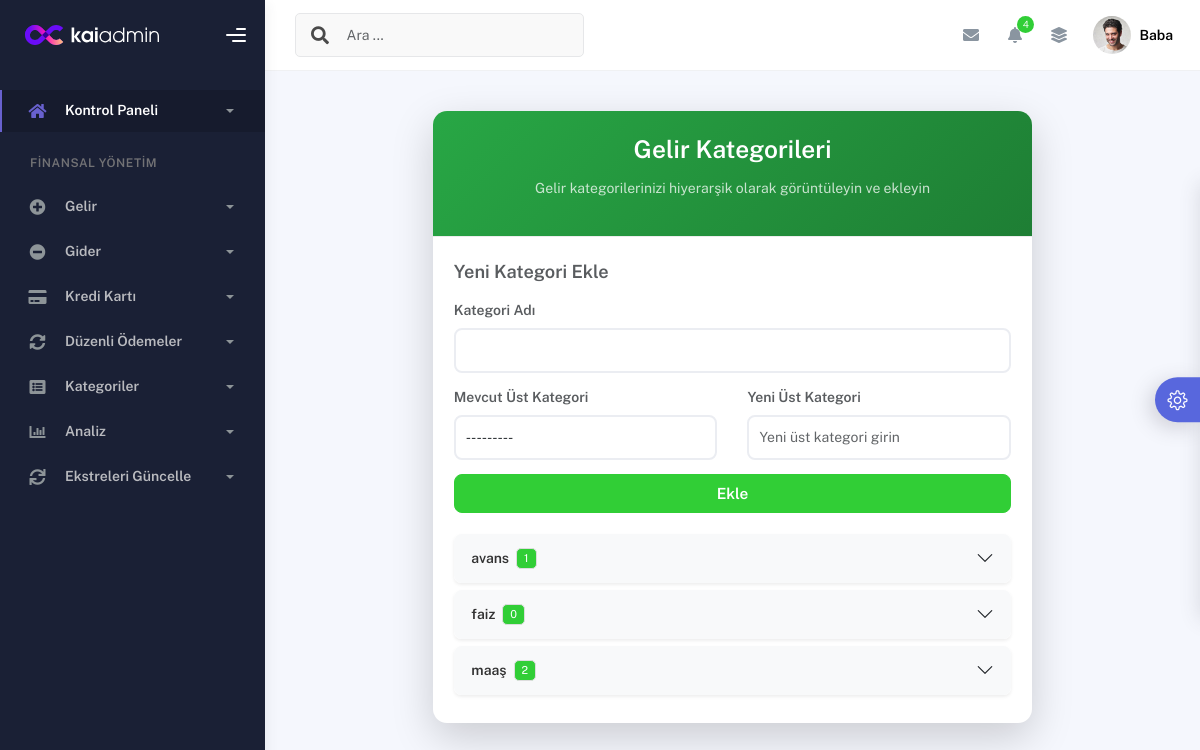
Page /gelir-kategori-listesi/ (signed in) on the committed database.
### finans/models.py (models this page shows)
class GelirKategori(models.Model):
    isim = models.CharField(max_length=100)
    üst_kategori = models.ForeignKey('self', null=True, blank=True, on_delete=models.CASCADE)
    def __str__(self):
        return self.isim

### finans/views.py (the view)
# urls.py: path('gelir-kategori-listesi/', views.gelir_kategori_listesi, name='gelir_kategori_listesi'),  # Yeni rota
@login_required
def gelir_kategori_listesi(request):
    if request.method == 'POST':
        form = GelirKategoriForm(request.POST)
        if form.is_valid():
            form.save()
            messages.success(request, 'Gelir kategorisi başarıyla eklendi!')
            return redirect('finans:gelir_kategori_listesi')
    else:
        form = GelirKategoriForm()
    ust_kategoriler = GelirKategori.objects.filter(üst_kategori__isnull=True).order_by('isim')
    kategori_hiyerarsi = {ust: GelirKategori.objects.filter(üst_kategori=ust).order_by('isim') for ust in ust_kategoriler}
    context = {
        'kategori_hiyerarsi': kategori_hiyerarsi,
        'form': form,
    }
    return render(request, 'finans/gelir_kategori_listesi.html', context)

### finans/forms.py (shortened to what this page needs)
class GelirKategoriForm(forms.ModelForm):
    üst_kategori_adı = forms.CharField(
        max_length=100,
        required=False,
        label="Yeni Üst Kategori Adı (İsteğe Bağlı)",
        widget=forms.TextInput(attrs={'class': 'form-control', 'placeholder': 'Yeni üst kategori girin'}),
    )
    class Meta:
        model = GelirKategori
        fields = ['isim', 'üst_kategori']
        widgets = {
            'isim': forms.TextInput(attrs={'class': 'form-control'}),
            'üst_kategori': forms.Select(attrs={'class': 'form-control'}),
        }

### templates/finans/gelir_kategori_listesi.html (shortened to what this page needs)
{% extends "finans/ana.html" %}
{% load static %}
{% block content %}
<div class="container my-5">
    <div class="row justify-content-center">
        <div class="col-12 col-md-10 col-lg-8">
            <div class="card shadow-lg border-0 rounded-4">
                <div class="card-header bg-gradient-success text-white text-center py-4 rounded-top-4">
                    <h2 class="mb-0 fs-3 fw-bold">Gelir Kategorileri</h2>
                    <p class="mt-2 fs-6 opacity-75">Gelir kategorilerinizi hiyerarşik olarak görüntüleyin ve ekleyin</p>
                </div>
                <div class="card-body p-4">
                    <div class="mb-4">
                        <h5 class="fw-semibold text-muted mb-3">Yeni Kategori Ekle</h5>
                        <form method="POST" class="needs-validation" novalidate>
                            <div class="row g-3">
                                <div class="col-12">
                                    <label for="id_isim" class="form-label fw-semibold text-muted">Kategori Adı</label>
                                    {{ form.isim }}
                                </div>
                                <div class="col-md-6">
                                    <label for="id_üst_kategori" class="form-label fw-semibold text-muted">Mevcut Üst Kategori</label>
                                    {{ form.üst_kategori }}
                                </div>
                                <div class="col-md-6">
                                    <label for="id_üst_kategori_adı" class="form-label fw-semibold text-muted">Yeni Üst Kategori</label>
                                    {{ form.üst_kategori_adı }}
                                </div>
                                <div class="col-12">
                                    <button type="submit" class="btn btn-success w-100 py-2 fw-semibold">Ekle</button>
                                </div>
                            </div>
                        </form>
                    </div>
                    {% if kategori_hiyerarsi %}
                        <div class="accordion" id="gelirKategoriAccordion">
                            {% for ust_kategori, alt_kategoriler in kategori_hiyerarsi.items %}
                                <div class="accordion-item border-0 mb-2 rounded-3 shadow-sm">
                                    <h2 class="accordion-header" id="heading_{{ ust_kategori.id }}">
                                        <button class="accordion-button collapsed fw-semibold" type="button" data-bs-toggle="collapse" data-bs-target="#collapse_{{ ust_kategori.id }}" aria-expanded="false" aria-controls="collapse_{{ ust_kategori.id }}">
                                            {{ ust_kategori.isim }}
                                            <span class="badge bg-success ms-2">{{ alt_kategoriler.count }}</span>
                                        </button>
                                    </h2>
                                </div>
                            {% endfor %}
                        </div>
                    {% else %}
                        <div class="alert alert-warning text-center">
                            Henüz gelir kategorisi eklenmemiş.
                        </div>
                    {% endif %}
                </div>
            </div>
        </div>
    </div>
</div>
{% endblock %}

### templates/finans/ana.html (shortened to what this page needs)
{% load static %}
<!DOCTYPE html>
<html lang="tr">
  <head>
    <link rel="stylesheet" href="{% static 'css/bootstrap.min.css' %}" />
    <link rel="stylesheet" href="{% static 'css/plugins.min.css' %}" />
    <link rel="stylesheet" href="{% static 'css/kaiadmin.min.css' %}" />
    <link rel="stylesheet" href="{% static 'css/demo.css' %}" />
  </head>
  <body>
    <div class="wrapper">
      <div class="sidebar" data-background-color="dark">
        <div class="sidebar-logo">
          <div class="logo-header" data-background-color="dark">
            <a href="#" class="logo">
              <img
                src="{% static 'img/kaiadmin/logo_light.svg' %}"
                alt="navbar markası"
                class="navbar-brand"
                height="20"
              />
            </a>
            <div class="nav-toggle">
              <button class="btn btn-toggle toggle-sidebar">
                <i class="gg-menu-right"></i>
              </button>
            </div>
          </div>
        </div>
        <div class="sidebar-wrapper scrollbar scrollbar-inner">
          <div class="sidebar-content">
            <ul class="nav nav-secondary">
              <li class="nav-item active">
                <a data-bs-toggle="collapse" href="#kontrol-paneli" class="collapsed" aria-expanded="false">
                  <i class="fas fa-home"></i>
                  <p>Kontrol Paneli</p>
                  <span class="caret"></span>
                </a>
              </li>
              <li class="nav-section">
                <h4 class="text-section">Finansal Yönetim</h4>
              </li>
              <li class="nav-item">
                <a data-bs-toggle="collapse" href="#gelir">
                  <i class="fas fa-plus-circle"></i>
                  <p>Gelir</p>
                  <span class="caret"></span>
                </a>
              </li>
              <li class="nav-item">
                <a data-bs-toggle="collapse" href="#gider">
                  <i class="fas fa-minus-circle"></i>
                  <p>Gider</p>
                  <span class="caret"></span>
                </a>
              </li>
              <li class="nav-item">
                <a data-bs-toggle="collapse" href="#kredi-karti">
                  <i class="fas fa-credit-card"></i>
                  <p>Kredi Kartı</p>
                  <span class="caret"></span>
                </a>
              </li>
              <li class="nav-item">
                <a data-bs-toggle="collapse" href="#duzenli-odeme">
                  <i class="fas fa-sync-alt"></i>
                  <p>Düzenli Ödemeler</p>
                  <span class="caret"></span>
                </a>
              </li>
              <li class="nav-item">
                <a data-bs-toggle="collapse" href="#kategoriler">
                  <i class="fas fa-list-alt"></i>
                  <p>Kategoriler</p>
                  <span class="caret"></span>
                </a>
              </li>
              <li class="nav-item">
                <a data-bs-toggle="collapse" href="#analiz">
                  <i class="fas fa-chart-bar"></i>
                  <p>Analiz</p>
                  <span class="caret"></span>
                </a>
              </li>
              <li class="nav-item">
                <a data-bs-toggle="collapse" href="#ekstre-guncelle">
                  <i class="fas fa-sync"></i>
                  <p>Ekstreleri Güncelle</p>
                  <span class="caret"></span>
                </a>
              </li>
            </ul>
          </div>
        </div>
      </div>
      <div class="main-panel">
        <div class="main-header">
          <nav
            class="navbar navbar-header navbar-header-transparent navbar-expand-lg border-bottom"
          >
            <div class="container-fluid">
              <nav
                class="navbar navbar-header-left navbar-expand-lg navbar-form nav-search p-0 d-none d-lg-flex"
              >
                <div class="input-group">
                  <div class="input-group-prepend">
                    <button type="submit" class="btn btn-search pe-1">
                      <i class="fa fa-search search-icon"></i>
                    </button>
                  </div>
                  <input
                    type="text"
                    placeholder="Ara ..."
                    class="form-control"
                  />
                </div>
              </nav>
              <ul class="navbar-nav topbar-nav ms-md-auto align-items-center">
                <li class="nav-item topbar-icon dropdown hidden-caret">
                  <a
                    class="nav-link dropdown-toggle"
                    href="#"
                    id="messageDropdown"
                    role="button"
                    data-bs-toggle="dropdown"
                    aria-haspopup="true"
                    aria-expanded="false"
                  >
                    <i class="fa fa-envelope"></i>
                  </a>
                </li>
                <li class="nav-item topbar-icon dropdown hidden-caret">
                  <a
                    class="nav-link dropdown-toggle"
                    href="#"
                    id="notifDropdown"
                    role="button"
                    data-bs-toggle="dropdown"
                    aria-haspopup="true"
                    aria-expanded="false"
                  >
                    <i class="fa fa-bell"></i>
                    <span class="notification">4</span>
                  </a>
                </li>
                <li class="nav-item topbar-icon dropdown hidden-caret">
                  <a
                    class="nav-link"
                    data-bs-toggle="dropdown"
                    href="#"
                    aria-expanded="false"
                  >
                    <i class="fas fa-layer-group"></i>
                  </a>
                </li>
                <li class="nav-item topbar-user dropdown hidden-caret">
                  <a
                    class="dropdown-toggle profile-pic"
                    data-bs-toggle="dropdown"
                    href="#"
                    aria-expanded="false"
                  >
                    <div class="avatar-sm">
                      <img
                        src="{% static 'img/profile.jpg' %}"
                        alt="..."
                        class="avatar-img rounded-circle"
                      />
                    </div>
                    <span class="profile-username">
                      <span class="fw-bold">{{ request.user.username }}</span>
                    </span>
                  </a>
                </li>
              </ul>
            </div>
          </nav>
        </div>
        <div class="container">
          {% block content %}{% endblock content %}
        </div>
      </div>
      <div class="custom-template">
        <div class="custom-toggle">
          <i class="icon-settings"></i>
        </div>
      </div>
    </div>
  </body>
</html>

### static/css/demo.css (style rules this page uses)
.custom-template { position: fixed; top: 50%; transform: translateY(-50%); right: -325px; width: 325px; height: max-content; display: block; z-index: 1; background: #ffffff; transition: all .3s; z-index: 1003; box-shadow: -1px 1px 20px rgba(69, 65, 78, 0.15); border-top-left-radius: 5px; border-bottom-left-radius: 5px; transition: all .5s; }
.custom-template .custom-toggle { position: absolute; width: 45px; height: 45px; background: #5867dd; top: 50%; left: -45px; transform: translateY(-50%); display: flex; align-items: center; justify-content: center; text-align: center; border-top-left-radius: 30px; border-bottom-left-radius: 30px; cursor: pointer; color: #ffffff; box-shadow: -5px 5px 20px rgba(69, 65, 78, 0.21); }
.custom-template .custom-toggle i { font-size: 20px; animation: 1.3s spin linear infinite; }

### templates/finans/gelir_kategori_listesi.html (style rules this page uses)
.bg-gradient-success { background: linear-gradient(135deg, #28a745, #1e7e34); }
.card { transition: transform 0.2s ease-in-out; }
.accordion-button { background-color: #f8f9fa; color: #333; border-radius: 8px !important; }
.accordion-item { background-color: #fff; }
.form-control, .form-select { border-radius: 8px; padding: 10px; font-size: 1rem; }
.btn-success { border-radius: 8px; font-size: 1.1rem; }

### rows in the picture
GelirKategori: isim "avans", count "1"
GelirKategori: isim "faiz", count "0"
GelirKategori: isim "maaş", count "2"

### other values in the picture
{{ request.user.username }} "Baba"
